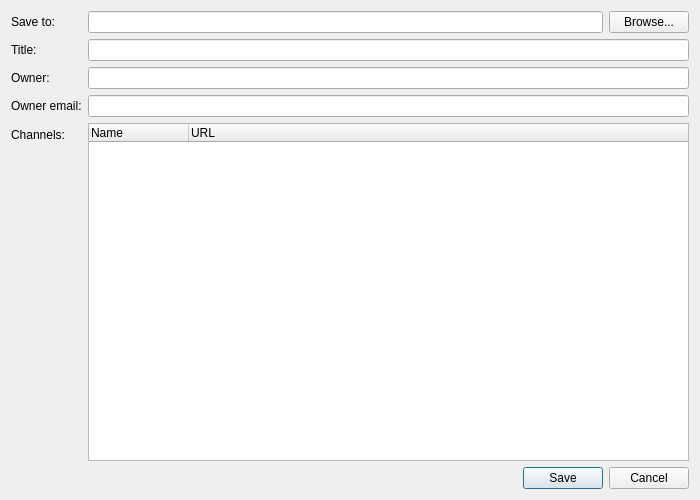
<?xml version="1.0" encoding="UTF-8"?>
<ui version="4.0">
 <class>ExportDialog</class>
 <widget class="QDialog" name="ExportDialog">
  <property name="geometry">
   <rect>
    <x>0</x>
    <y>0</y>
    <width>700</width>
    <height>500</height>
   </rect>
  </property>
  <property name="windowTitle">
   <string>This string is overridden in the source code</string>
  </property>
  <layout class="QFormLayout" name="formLayout">
   <item row="0" column="0">
    <widget class="QLabel" name="label">
     <property name="text">
      <string>Save to:</string>
     </property>
    </widget>
   </item>
   <item row="0" column="1">
    <layout class="QHBoxLayout" name="horizontalLayout">
     <item>
      <widget class="QLineEdit" name="File_"/>
     </item>
     <item>
      <widget class="QPushButton" name="Browse_">
       <property name="text">
        <string>Browse...</string>
       </property>
       <property name="icon">
        <iconset theme="folder"/>
       </property>
      </widget>
     </item>
    </layout>
   </item>
   <item row="1" column="0">
    <widget class="QLabel" name="label_2">
     <property name="text">
      <string>Title:</string>
     </property>
    </widget>
   </item>
   <item row="1" column="1">
    <widget class="QLineEdit" name="Title_">
     <property name="clearButtonEnabled">
      <bool>true</bool>
     </property>
    </widget>
   </item>
   <item row="2" column="0">
    <widget class="QLabel" name="label_3">
     <property name="text">
      <string>Owner:</string>
     </property>
    </widget>
   </item>
   <item row="2" column="1">
    <widget class="QLineEdit" name="Owner_">
     <property name="clearButtonEnabled">
      <bool>true</bool>
     </property>
    </widget>
   </item>
   <item row="3" column="0">
    <widget class="QLabel" name="label_4">
     <property name="text">
      <string>Owner email:</string>
     </property>
    </widget>
   </item>
   <item row="3" column="1">
    <widget class="QLineEdit" name="OwnerEmail_">
     <property name="clearButtonEnabled">
      <bool>true</bool>
     </property>
    </widget>
   </item>
   <item row="4" column="0">
    <widget class="QLabel" name="label_5">
     <property name="text">
      <string>Channels:</string>
     </property>
    </widget>
   </item>
   <item row="4" column="1">
    <widget class="QTreeWidget" name="Channels_">
     <column>
      <property name="text">
       <string>Name</string>
      </property>
     </column>
     <column>
      <property name="text">
       <string>URL</string>
      </property>
     </column>
    </widget>
   </item>
   <item row="5" column="1">
    <widget class="QDialogButtonBox" name="ButtonBox_">
     <property name="orientation">
      <enum>Qt::Orientation::Horizontal</enum>
     </property>
     <property name="standardButtons">
      <set>QDialogButtonBox::StandardButton::Cancel|QDialogButtonBox::StandardButton::Save</set>
     </property>
    </widget>
   </item>
  </layout>
 </widget>
 <resources/>
 <connections>
  <connection>
   <sender>ButtonBox_</sender>
   <signal>accepted()</signal>
   <receiver>ExportDialog</receiver>
   <slot>accept()</slot>
   <hints>
    <hint type="sourcelabel">
     <x>248</x>
     <y>254</y>
    </hint>
    <hint type="destinationlabel">
     <x>157</x>
     <y>274</y>
    </hint>
   </hints>
  </connection>
  <connection>
   <sender>ButtonBox_</sender>
   <signal>rejected()</signal>
   <receiver>ExportDialog</receiver>
   <slot>reject()</slot>
   <hints>
    <hint type="sourcelabel">
     <x>316</x>
     <y>260</y>
    </hint>
    <hint type="destinationlabel">
     <x>286</x>
     <y>274</y>
    </hint>
   </hints>
  </connection>
 </connections>
</ui>
